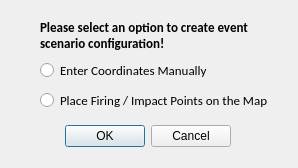
<?xml version="1.0" encoding="UTF-8"?>
<ui version="4.0">
 <class>Dialog</class>
 <widget class="QDialog" name="Dialog">
  <property name="geometry">
   <rect>
    <x>0</x>
    <y>0</y>
    <width>298</width>
    <height>168</height>
   </rect>
  </property>
  <property name="windowTitle">
   <string>Event Scenario Options</string>
  </property>
  <widget class="QDialogButtonBox" name="buttonBox">
   <property name="geometry">
    <rect>
     <x>-110</x>
     <y>120</y>
     <width>341</width>
     <height>32</height>
    </rect>
   </property>
   <property name="orientation">
    <enum>Qt::Horizontal</enum>
   </property>
   <property name="standardButtons">
    <set>QDialogButtonBox::Cancel|QDialogButtonBox::Ok</set>
   </property>
  </widget>
  <widget class="QRadioButton" name="radioButton_2">
   <property name="geometry">
    <rect>
     <x>40</x>
     <y>90</y>
     <width>251</width>
     <height>21</height>
    </rect>
   </property>
   <property name="font">
    <font>
     <family>Calibri</family>
     <pointsize>10</pointsize>
    </font>
   </property>
   <property name="toolTipDuration">
    <number>2</number>
   </property>
   <property name="statusTip">
    <string notr="true"/>
   </property>
   <property name="text">
    <string>Place Firing / Impact Points on the Map </string>
   </property>
  </widget>
  <widget class="QLabel" name="label">
   <property name="geometry">
    <rect>
     <x>40</x>
     <y>20</y>
     <width>241</width>
     <height>31</height>
    </rect>
   </property>
   <property name="font">
    <font>
     <family>Calibri</family>
     <pointsize>10</pointsize>
     <weight>75</weight>
     <bold>true</bold>
    </font>
   </property>
   <property name="text">
    <string>Please select an option to create event scenario configuration!</string>
   </property>
   <property name="wordWrap">
    <bool>true</bool>
   </property>
  </widget>
  <widget class="QRadioButton" name="radioButton">
   <property name="geometry">
    <rect>
     <x>40</x>
     <y>60</y>
     <width>191</width>
     <height>20</height>
    </rect>
   </property>
   <property name="font">
    <font>
     <family>Calibri</family>
     <pointsize>10</pointsize>
    </font>
   </property>
   <property name="toolTipDuration">
    <number>2</number>
   </property>
   <property name="statusTip">
    <string notr="true"/>
   </property>
   <property name="text">
    <string>Enter Coordinates Manually</string>
   </property>
  </widget>
 </widget>
 <resources/>
 <connections>
  <connection>
   <sender>buttonBox</sender>
   <signal>accepted()</signal>
   <receiver>Dialog</receiver>
   <slot>accept()</slot>
   <hints>
    <hint type="sourcelabel">
     <x>248</x>
     <y>254</y>
    </hint>
    <hint type="destinationlabel">
     <x>157</x>
     <y>274</y>
    </hint>
   </hints>
  </connection>
  <connection>
   <sender>buttonBox</sender>
   <signal>rejected()</signal>
   <receiver>Dialog</receiver>
   <slot>reject()</slot>
   <hints>
    <hint type="sourcelabel">
     <x>316</x>
     <y>260</y>
    </hint>
    <hint type="destinationlabel">
     <x>286</x>
     <y>274</y>
    </hint>
   </hints>
  </connection>
 </connections>
</ui>
